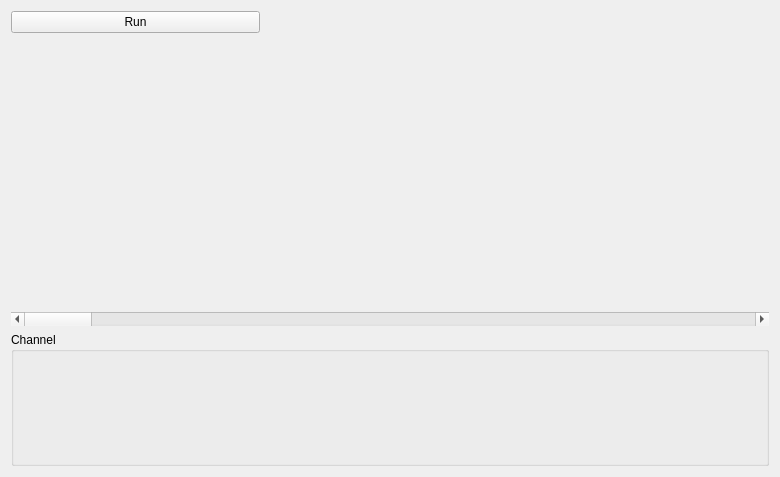
<?xml version="1.0" encoding="UTF-8"?>
<ui version="4.0">
 <class>WLOscpWidget</class>
 <widget class="QWidget" name="WLOscpWidget">
  <property name="geometry">
   <rect>
    <x>0</x>
    <y>0</y>
    <width>780</width>
    <height>477</height>
   </rect>
  </property>
  <property name="windowTitle">
   <string>Form</string>
  </property>
  <layout class="QGridLayout" name="gridLayout">
   <item row="0" column="1" colspan="2">
    <spacer name="horizontalSpacer">
     <property name="orientation">
      <enum>Qt::Horizontal</enum>
     </property>
     <property name="sizeHint" stdset="0">
      <size>
       <width>40</width>
       <height>20</height>
      </size>
     </property>
    </spacer>
   </item>
   <item row="0" column="0">
    <widget class="QPushButton" name="pbRun">
     <property name="text">
      <string>Run</string>
     </property>
     <property name="checkable">
      <bool>true</bool>
     </property>
    </widget>
   </item>
   <item row="2" column="0" rowspan="2" colspan="3">
    <widget class="QCustomPlot" name="plot" native="true"/>
   </item>
   <item row="4" column="0" colspan="3">
    <widget class="QScrollBar" name="horizontalScrollBar">
     <property name="orientation">
      <enum>Qt::Horizontal</enum>
     </property>
    </widget>
   </item>
   <item row="5" column="0" colspan="3">
    <widget class="QGroupBox" name="groupBox">
     <property name="title">
      <string>Channel</string>
     </property>
     <layout class="QGridLayout" name="gridLayout_2">
      <item row="0" column="0">
       <layout class="QHBoxLayout" name="layoutChannels"/>
      </item>
     </layout>
    </widget>
   </item>
  </layout>
 </widget>
 <customwidgets>
  <customwidget>
   <class>QCustomPlot</class>
   <extends>QWidget</extends>
   <header>qcustomplot.h</header>
   <container>1</container>
  </customwidget>
 </customwidgets>
 <resources/>
 <connections/>
</ui>
